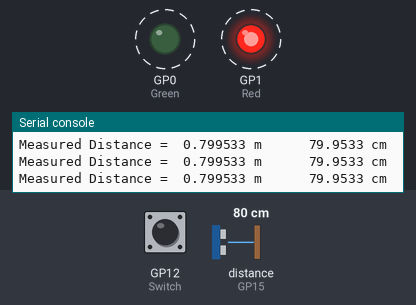
The program below on a simulated Raspberry Pi Pico running MicroPython. Parts: output pins drawn as LEDs (lit = HIGH), the last lines printed to the serial console. Dashed ring = blinking. The inputs (shaded band) are chosen by the test bench; at power-on: distance to the obstacle (sensor on GP15) 80 cm, GP12 (Switch) HIGH. The echo pulse lasts 58.3 µs per cm; pins used as bus, display or sensor lines are not drawn.

Above: at 1.29 s.
1.3 s: distance to the obstacle (sensor on GP15) set to 96 cm
4.3 s: distance to the obstacle (sensor on GP15) set to 104 cm
At 4.3 s:
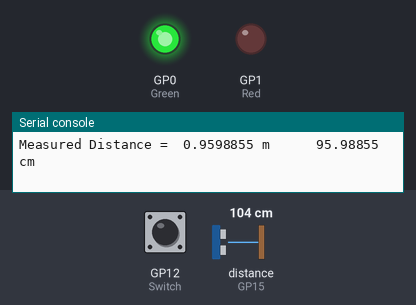
Timing chart, 0 to 7.3 s (numbered marks = the images above; inputs shaded):
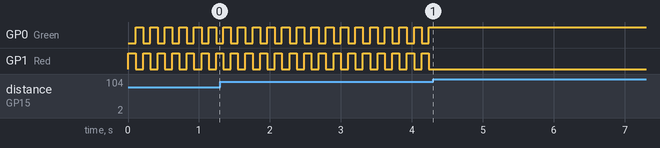

The program:

Ultrasonictrial2.py
```python
import machine
import time
TRIG = machine.Pin(14, machine.Pin.OUT)
ECHO = machine.Pin(15, machine.Pin.IN)
Green = machine.Pin(0,machine.Pin.OUT)
Red = machine.Pin(1,machine.Pin.OUT)
Switch=machine.Pin(12,machine.Pin.IN,machine.Pin.PULL_UP)
Buzzer=machine.Pin(16,machine.Pin.OUT)


def distance():
    # send a trigger pulse
    TRIG.value(0)
    time.sleep_us(10)
    TRIG.value(1)
    time.sleep_us(10)
    TRIG.value(0)

    # measure the time it takes for the echo to return
    while ECHO.value() == 0:
        pass

    start = time.ticks_us()
    while ECHO.value() == 1:
        pass

    stop = time.ticks_us()
    tt=(stop-start)

    # calculate the distance based on the time it took for the echo to return
    distance = (tt*0.000343/2)
    return distance
def Kill():
    if Switch.value()==1:
        Buzzer.value(0)
while True:
    dist = distance()
    #print("Measured Distance = %.1f cm" % dist)
    print("Measured Distance = ",dist, "m","    ",dist*100,"cm")
    if dist<1:
        Red.on()
        Green.off()
        time.sleep(.1)
        Green.on()
        Red.off()
        time.sleep(.1)
        Buzzer.high()
        Kill()

    if dist>1:
        Green.on()
        Red.off()
        Buzzer.low()


    
```

Measured:
- the behaviour switches between 100 and 101 cm on distance to the obstacle (sensor on GP15) (found by bisection; images 0 and 1)
- after the input at 4.3 s, GP0 (Green): stops changing and stays HIGH; GP1 (Red): stops changing and stays LOW
- by itself, GP0 (Green): alternates HIGH for 0.11 s and LOW for 0.10 s
- by itself, GP1 (Red): alternates HIGH for 0.10 s and LOW for 0.11 s
